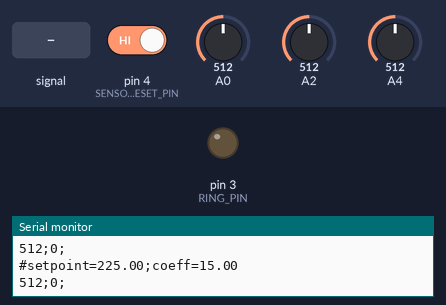
Simulated run of this program. Board: Arduino Mega 2560, built with avr-gcc and run on an emulated ATmega2560. Parts: output pins drawn as LEDs (lit = HIGH), the last lines printed to the serial monitor. The inputs (shaded band) are chosen by the test bench; at power-on: A4 = 512, A0 = 512, A2 = 512, pin 4 (SENSOR_RESET_PIN) HIGH.

Above: at 1.2 s.
1.3 s: A4 fed a 200 Hz sine of ±460 counts around its level
At 2.6 s:
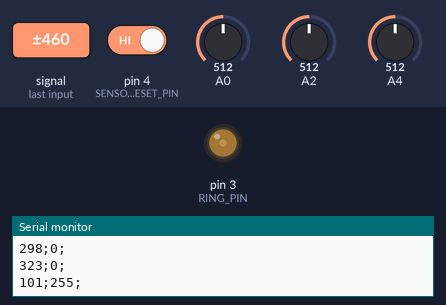
4.5 s: A4 set to 140
6.0 s: A0 set to 20
At 7.2 s:
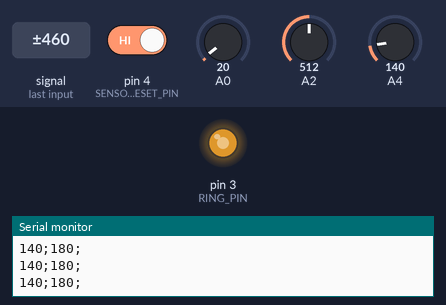
7.7 s: A2 set to 716
At 9.3 s:
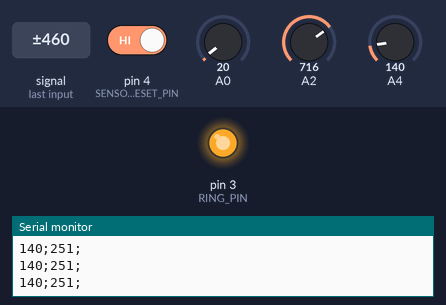
9.6 s: pin 4 (SENSOR_RESET_PIN) driven LOW
At 10.4 s:
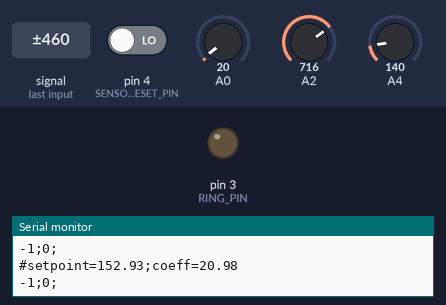
Timing chart, 0 to 12.4 s (numbered marks = the images above; inputs shaded):
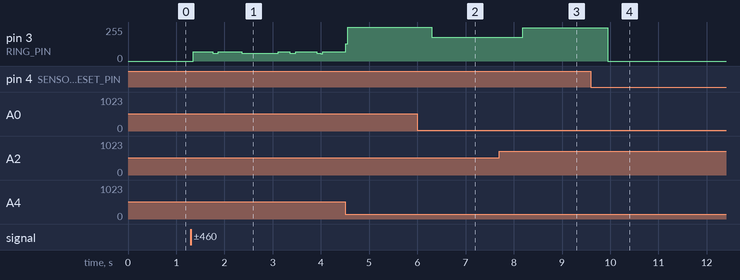

Measured:
- after the input at 1.3 s, pin 3 (RING_PIN): 0/255 → 70/255 after 0.05 s, → 60/255 0.40 s later, → 69/255 0.12 s later, → 60/255 0.48 s later, … (10 changes in this stretch)
- after the input at 6.0 s, pin 3 (RING_PIN): 255/255 → 180/255 after 0.30 s
- after the input at 7.7 s, pin 3 (RING_PIN): 180/255 → 251/255 after 0.48 s
- after the input at 9.6 s, pin 3 (RING_PIN): 251/255 → 0/255 after 0.34 s

The program:

main.cpp
```cpp
// Precompiled library dependencies
#include "Arduino.h"
#include "new.h"

// Source library dependencies
#include "lib/ArduinoPwm.h"

// Project configuration
#include "CrystalCLevitation.h"

// In-project dependencies
#include "PositionSensor.h"
#include "RingDriver.h"
#include "Controller.h"

RingDriver ringDriver(RING_PIN);
PositionSensor positionSensor(SENSOR_PIN,SENSOR_RESET_PIN);
Controller controller(CONTROLLER_PIN_OP,CONTROLLER_PIN_COEFF);

int loopCount = 0;

// The setup() method runs once, when the sketch starts
void setup() {
   #ifdef __DEBUG
       Serial.begin(DEBUG_PRINT_BAUDRATE);
   #endif

   setPwmFrequency(RING_PIN,PWM_SCALING);

   ringDriver.init();

   // Header line for CSV debug output
   #ifdef __DEBUG
       Serial.println("position;duty cycle;");
   #endif
}

// the loop() method runs over and over again, as long as the Arduino has power.
void loop() {
    loopCount += 1;

    if(loopCount % CONTROLLER_PARAM_UPDATE_INTERVAL == 0) {
        controller.readParameters();
        positionSensor.readParameters();
    }

    int position = positionSensor.read();
    int level = controller.control(position);

    ringDriver.drive(level);

    // Add line to CSV debug output
    #ifdef __DEBUG
        if (loopCount % DEBUG_PRINT_INTERVAL == 0) {
            Serial.print(position);
            Serial.print(";");
            Serial.print(level);
            Serial.print(";");

            Serial.println("");
        }
    #endif
}

int main(void) {

    init();
    setup();

    while (true) {
        loop();
    }
}
```

new.h
```cpp
/* Header to define new/delete operators as they aren't provided by avr-gcc by default
   Taken from http://www.avrfreaks.net/index.php?name=PNphpBB2&file=viewtopic&t=59453
 */

#ifndef NEW_H
#define NEW_H

#include <stdlib.h>

void * operator new(size_t size);
void * operator new[](size_t size);
void operator delete(void * ptr);
void operator delete[](void * ptr);

__extension__ typedef int __guard __attribute__((mode (__DI__)));

extern "C" int __cxa_guard_acquire(__guard *);
extern "C" void __cxa_guard_release (__guard *);
extern "C" void __cxa_guard_abort (__guard *);

extern "C" void __cxa_pure_virtual(void);

#endif
```

Controller.cpp
```cpp
/*
 * Controller.cpp
 *
 *  Created on: 14.11.2013
 *      Author: Otto Urpelainen
 */

#include "Arduino.h"

#include "CrystalCLevitation.h"

#include "Controller.h"

Controller::Controller(int setpointPin, int coeffPin) :
        setpointPin(setpointPin), coeffPin(coeffPin), setpoint(1), coeff(1) {
}

int Controller::control(int position) {
    if(position < 0) {
        return 0;
    }

    int positionDiff = position - setpoint;
    return constrain(-coeff * positionDiff,0,255);
}

void Controller::readParameters() {
    int min = CONTROLLER_COEFF_MIN;
    int max = CONTROLLER_COEFF_MAX;
    float raw = (float)analogRead(coeffPin);
    coeff = ((max - min) / 1024.0) * (raw) + min;

    min = CONTROLLER_OP_MIN;
    max = CONTROLLER_OP_MAX;
    raw = (float)analogRead(setpointPin);
    setpoint = ((max - min) / 1024.0) * (raw) + min;

#ifdef __DEBUG
    Serial.print("#");
    Serial.print("setpoint=");
    Serial.print(setpoint);
    Serial.print(";");
    Serial.print("coeff=");
    Serial.print(coeff);
    Serial.println("");
#endif
}
```

Controller.h
```cpp
/*
 * Controller.h
 *
 *  Created on: 14.11.2013
 *      Author: Otto Urpelainen
 */

#ifndef CONTROLLER_H_
#define CONTROLLER_H_

class Controller {
public:
    /**
     * Creates and initializes a new controller for transforming position
     * values into duty cycle.
     *
     * Controller responds to user input by reading analog values from
     * potentiometers and tuning its parameters by them.
     *
     * @param setpointPin analog pin for operating point
     * @param coeffPin analog pin for coefficient
     */
    Controller(int setpointPin,int coeffPin);

    /**
     * Given new position value, returns duty cycle. Duty cycle is given as
     * value between 0 and 255 (i.e. 8-bit value). Negative position value
     * is interpreted as instruction to shut down the magnet, i.e. zero duty
     * cycle is returned.
     *
     * @param position position reading.
     *
     * @return duty cycle
     */
    int control(int position);

    /**
     * Reads desired control values from input pins.
     */
    void readParameters();

private:
    /** Private default constructor to prevent usage. */
    Controller();

    /** Analog pin for reading desired setpoint. */
    int setpointPin;

    /** Analog pin for reading desired coefficient. */
    int coeffPin;

    /** Last read value of setpoint. */
    float setpoint;

    /** Last read value of coefficient. */
    float coeff;
};

#endif /* CONTROLLER_H_ */
```

CrystalCLevitation.h
```cpp
/*
 * CrystalCLevitation.h
 *
 * Defines
 *
 *  Created on: 5.11.2013
 *      Author: Otto Urpelainen
 */

#ifndef CRYSTALCLEVITATION_H_
#define CRYSTALCLEVITATION_H_

// If defined, compile debug serial prints etc.
// Note that serial prints my take so much time that they may break operation.
// Using high debug serial speeds helps
#define __DEBUG
#define DEBUG_PRINT_BAUDRATE 57600
#define DEBUG_PRINT_INTERVAL 500
// How many loop cycles between one update of controller parameters.
#define CONTROLLER_PARAM_UPDATE_INTERVAL 2500


// Smoothing of position values
#define POSITION_SAMPLES 5

// Digital pins to use
#define RING_PIN 3
#define SENSOR_RESET_PIN 4

// Analog pins to use
#define SENSOR_PIN 4
#define CONTROLLER_PIN_OP 0
#define CONTROLLER_PIN_COEFF 2

// PWM control
//
// Note that different PWM pins have different base frequency and accept only
// certain scaling values. See file lib/ArduinoPwm.cpp for details
#define PWM_SCALING 128

#define SENSOR_QUIESCENT_TOLERANCE 10

// User input for controller parameters
#define CONTROLLER_COEFF_MIN 0.5
#define CONTROLLER_COEFF_MAX 30.0
#define CONTROLLER_OFFSET_MIN 0.0
#define CONTROLLER_OFFSET_MAX 400.0
#define CONTROLLER_OP_MIN 150.0
#define CONTROLLER_OP_MAX 300.0

#endif /* CRYSTALCLEVITATION_H_ */
```

PositionSensor.cpp
```cpp
/*
 * PositionSensor.cpp
 *
 *  Created on: 11.11.2013
 *      Author: Otto Urpelainen
 */

// Precompiled library dependencies
#include "Arduino.h"

// Project configuration
#include "CrystalCLevitation.h"

// In-project dependencies
#include "PositionSensor.h"

PositionSensor::PositionSensor(int sensorPin,int resetPin) :
        sensorPin(sensorPin), resetPin(resetPin), positionCursor(0), smoothPosition(0), resetValue(0) {
    pinMode(resetPin,INPUT_PULLUP);
}

int PositionSensor::read() {
    int position = analogRead(sensorPin) - resetValue;

    if (position <= SENSOR_QUIESCENT_TOLERANCE) {
        return -1;
    }

    // Increment cursor
    positionCursor = (positionCursor + 1) % POSITION_SAMPLES;

    // Read new value and adjust smooth reading.
    smoothPosition -= positions[positionCursor];
    positions[positionCursor] = position;
    smoothPosition += positions[positionCursor];

    return smoothPosition / POSITION_SAMPLES;
}

void PositionSensor::readParameters() {
    if(digitalRead(resetPin) == HIGH) {
        return;
    }

    resetValue = analogRead(sensorPin);
}
```

PositionSensor.h
```cpp
/*
 * PositionSensor.h
 *
 *  Created on: 11.11.2013
 *      Author: Otto Urpelainen
 */

#ifndef POSITIONSENSOR_H_
#define POSITIONSENSOR_H_

enum POSITIONS {
    BOTTOM = 0,
    TOP,
    SIZE
};

class PositionSensor {
public:
    /**
     * Creates and initializes a new position sensor.
     *
     * @param sensorPin analog input pin of sensor
     * @param resetPin digital pin for reset input
     */
    PositionSensor(int sensorPin,int resetPin);

    /**
     * Read sensor and returns position value. Values are between 0 and 1023
     * (i.e. 10-bit unsigned). If levitating object is not detected, returns
     * a negative value.
     *
     * @return position
     */
    int read();

    /**
     * Read parameters from user interface if read button is being pressed.
     * Parameters to read are:
     *
     *     1. Quiescent value.
     */
    void readParameters();

private:
    /**
     * Private default constructor to prevent usage.
     */
    PositionSensor();

    /** Analog in pin of sensor. */
    int sensorPin;

    /** Digital pin for reset. */
    int resetPin;

    /** Cyclic buffer for position values. */
    int positions[POSITION_SAMPLES];

    /** Cursor to positions buffer.*/
    int positionCursor;

    /**
     * Sum of all position values in the buffer. Used to calculate rolling
     * average.
     * */
    int smoothPosition;

    /** Reading without levitating object. */
    int resetValue;
};

#endif /* POSITIONSENSOR_H_ */
```

RingDriver.cpp
```cpp
/*
 * RingDriver.cpp
 *
 *  Created on: 5.11.2013
 *      Author: Otto Urpelainen
 */

#include "Arduino.h"

#include "CrystalCLevitation.h"

#include "RingDriver.h"

RingDriver::RingDriver(int ringPin): ringPin(ringPin) {
}

void RingDriver::init() {
    pinMode(ringPin,OUTPUT);
    analogWrite(ringPin,0);
}

void RingDriver::drive(int dutyCycle) {
    analogWrite(ringPin,dutyCycle);
}

RingDriver::RingDriver() {
}
```

RingDriver.h
```cpp
/*
 * RingDriver.h
 *
 *  Created on: 5.11.2013
 *      Author: Otto Urpelainen
 */

#ifndef RINGDRIVER_H_
#define RINGDRIVER_H_

/**
 * Controls PWM output to give correct amount of power to transistors driving
 * magnet-below subsystem's electromagnet ring.
 *
 * Currently, only controls one output pin to be used for all magnets in the
 * ring.
 */
class RingDriver {
public:
    /**
     * Initializes a new ring driver.
     *
     * @param ringPin output pin for PWM.
     */
    RingDriver(int ringPin);

    /**
     * Initializes the driver for use. Output pin is prepared for PWM use and
     * set to zero duty cycle. This method must be the first one called.
     */
    void init();

    /**
     * Drives ring with specified duty cycle. Duty cycle is given as 8-bit
     * value where 0 is 0 % and 255 is 100 %.
     *
     * @param dutyCycle duty cycle
     */
    void drive(int dutyCycle);

private:
    /**
     * Private default constructor to prevent usage.
     */
    RingDriver();

    /** Output pin for PWM */
    int ringPin;
};

#endif /* RINGDRIVER_H_ */
```

ArduinoPwm.cpp
```cpp
/*
 * ArduinoPwm.cpp
 *
 * Otto Urpelainen retrieved this code from
 * http://playground.arduino.cc/Code/PwmFrequency on 11.11.2013
 */

#include "Arduino.h"

/**
 * Divides a given PWM pin frequency by a divisor.
 *
 * The resulting frequency is equal to the base frequency divided by
 * the given divisor:
 *   - Base frequencies:
 *      o The base frequency for pins 3, 9, 10, and 11 is 31250 Hz.
 *      o The base frequency for pins 5 and 6 is 62500 Hz.
 *   - Divisors:
 *      o The divisors available on pins 5, 6, 9 and 10 are: 1, 8, 64,
 *        256, and 1024.
 *      o The divisors available on pins 3 and 11 are: 1, 8, 32, 64,
 *        128, 256, and 1024.
 *
 * PWM frequencies are tied together in pairs of pins. If one in a
 * pair is changed, the other is also changed to match:
 *   - Pins 5 and 6 are paired on timer0
 *   - Pins 9 and 10 are paired on timer1
 *   - Pins 3 and 11 are paired on timer2
 *
 * Note that this function will have side effects on anything else
 * that uses timers:
 *   - Changes on pins 3, 5, 6, or 11 may cause the delay() and
 *     millis() functions to stop working. Other timing-related
 *     functions may also be affected.
 *   - Changes on pins 9 or 10 will cause the Servo library to function
 *     incorrectly.
 *
 * Thanks to macegr of the Arduino forums for his documentation of the
 * PWM frequency divisors. His post can be viewed at:
 *   http://www.arduino.cc/cgi-bin/yabb2/YaBB.pl?num=1235060559/0#4
 */
void setPwmFrequency(int pin, int divisor) {
    byte mode;
    if (pin == 5 || pin == 6 || pin == 9 || pin == 10) {
        switch (divisor) {
        case 1:
            mode = 0x01;
            break;
        case 8:
            mode = 0x02;
            break;
        case 64:
            mode = 0x03;
            break;
        case 256:
            mode = 0x04;
            break;
        case 1024:
            mode = 0x05;
            break;
        default:
            return;
        }
        if (pin == 5 || pin == 6) {
            TCCR0B = TCCR0B & 0b11111000 | mode;
        } else {
            TCCR1B = TCCR1B & 0b11111000 | mode;
        }
    } else if (pin == 3 || pin == 11) {
        switch (divisor) {
        case 1:
            mode = 0x01;
            break;
        case 8:
            mode = 0x02;
            break;
        case 32:
            mode = 0x03;
            break;
        case 64:
            mode = 0x04;
            break;
        case 128:
            mode = 0x05;
            break;
        case 256:
            mode = 0x06;
            break;
        case 1024:
            mode = 0x7;
            break;
        default:
            return;
        }
        TCCR2B = TCCR2B & 0b11111000 | mode;
    }
}
```

ArduinoPwm.h
```cpp
/*
 * ArduinoPwm.h
 *
 * Header to allow inclusion of code in ArduinoPwm.h.
 *
 *  Created on: 11.11.2013
 *      Author: Otto Urpelainen
 */

#ifndef ARDUINOPWM_H_
#define ARDUINOPWM_H_

void setPwmFrequency(int pin, int divisor);

#endif /* ARDUINOPWM_H_ */
```
